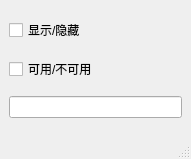
<?xml version="1.0" encoding="UTF-8"?>
<ui version="4.0">
 <class>MainWindow</class>
 <widget class="QMainWindow" name="MainWindow">
  <property name="geometry">
   <rect>
    <x>0</x>
    <y>0</y>
    <width>191</width>
    <height>159</height>
   </rect>
  </property>
  <property name="windowTitle">
   <string>MainWindow</string>
  </property>
  <widget class="QWidget" name="centralwidget">
   <layout class="QVBoxLayout" name="verticalLayout">
    <item>
     <widget class="QCheckBox" name="checkBox">
      <property name="text">
       <string>显示/隐藏</string>
      </property>
     </widget>
    </item>
    <item>
     <widget class="QCheckBox" name="checkBox_2">
      <property name="text">
       <string>可用/不可用</string>
      </property>
     </widget>
    </item>
    <item>
     <widget class="QLineEdit" name="lineEdit"/>
    </item>
   </layout>
  </widget>
  <widget class="QMenuBar" name="menubar">
   <property name="geometry">
    <rect>
     <x>0</x>
     <y>0</y>
     <width>191</width>
     <height>21</height>
    </rect>
   </property>
  </widget>
  <widget class="QStatusBar" name="statusbar"/>
 </widget>
 <resources/>
 <connections>
  <connection>
   <sender>checkBox</sender>
   <signal>toggled(bool)</signal>
   <receiver>lineEdit</receiver>
   <slot>setVisible(bool)</slot>
   <hints>
    <hint type="sourcelabel">
     <x>206</x>
     <y>134</y>
    </hint>
    <hint type="destinationlabel">
     <x>95</x>
     <y>101</y>
    </hint>
   </hints>
  </connection>
  <connection>
   <sender>checkBox_2</sender>
   <signal>toggled(bool)</signal>
   <receiver>lineEdit</receiver>
   <slot>setEnabled(bool)</slot>
   <hints>
    <hint type="sourcelabel">
     <x>95</x>
     <y>78</y>
    </hint>
    <hint type="destinationlabel">
     <x>95</x>
     <y>111</y>
    </hint>
   </hints>
  </connection>
 </connections>
</ui>
